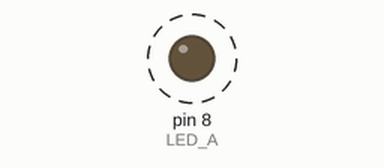
Simulated run of this sketch. Board: Arduino Uno, built with avr-gcc and run on an emulated ATmega328P. Parts: output pins drawn as LEDs (lit = HIGH). Dashed ring = blinking.

Above: at 0.15 s.
Timing chart, 0 to 3.0 s (numbered marks = the images above):
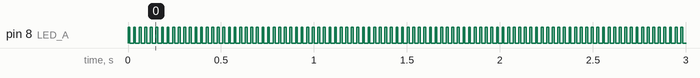

The sketch:

testing.ino
```cpp
#include <Arduino.h>

const int8_t LED_A = 8;
const int8_t LED_K = 9;

void setup() {
  pinMode(LED_A, OUTPUT);
  pinMode(LED_K, INPUT);
  digitalWrite(LED_A, LOW);
  digitalWrite(LED_K, LOW);
}

void loop() {
  digitalWrite(LED_A, HIGH);
  delay(10);
  digitalWrite(LED_A, LOW);
  delay(20);
}
```

Measured:
- by itself, pin 8 (LED_A): alternates HIGH for 0.01 s and LOW for 0.02 s
